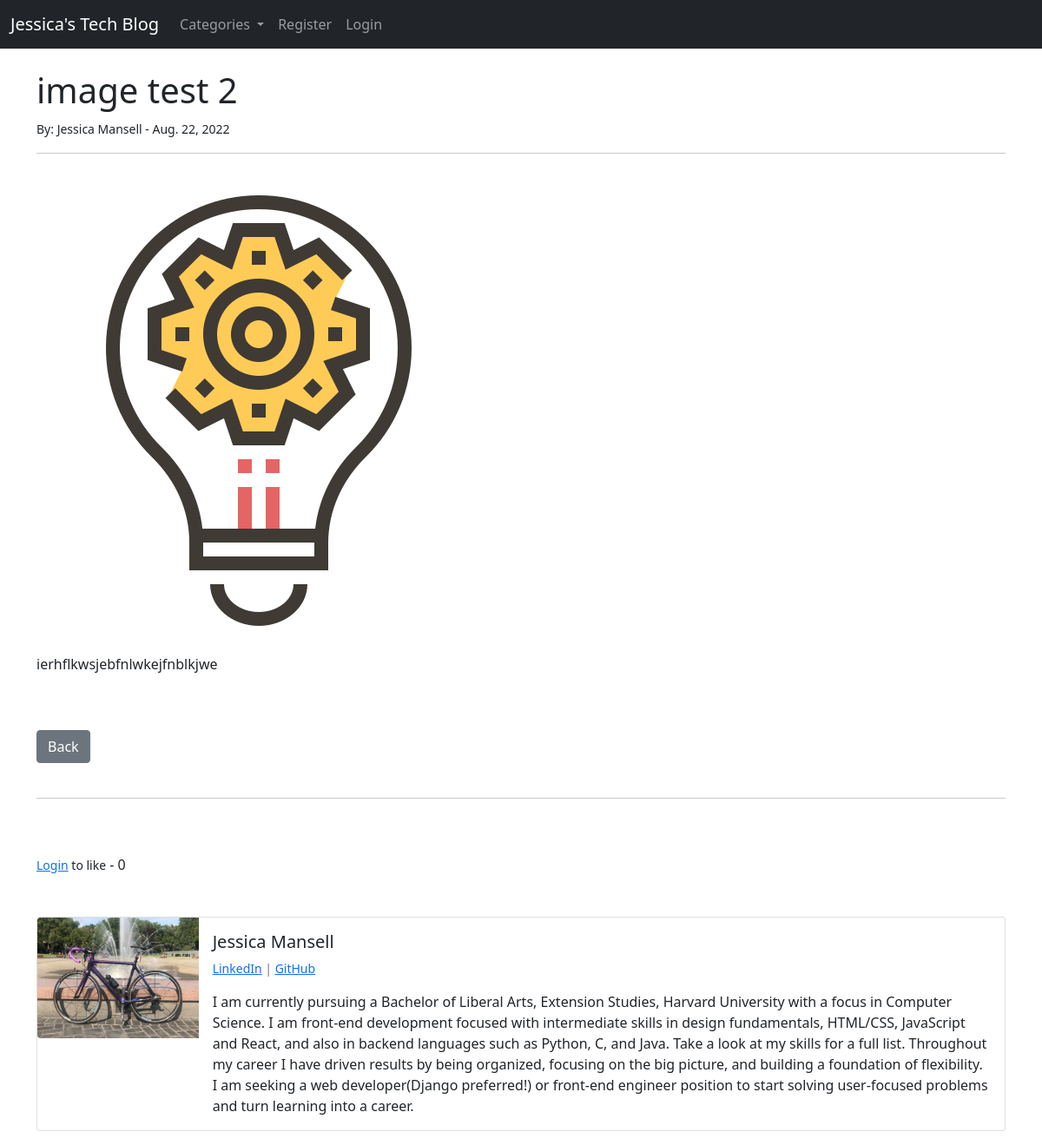
The page /article/18 on the database its author committed.
### blogsite/models.py (models this page shows, shortened)
class Post(models.Model):
    title = models.CharField(max_length=255)
    header_image = models.ImageField(null=True, blank=True, upload_to="images/")
    title_tag = models.CharField(max_length=255)
    author = models.ForeignKey(User, on_delete=models.CASCADE)
    body = RichTextField(blank=True, null=True)
    post_date = models.DateField(auto_now_add=True)
    category = models.CharField(max_length=255, default='Coding')
    snippet = models.CharField(max_length=255)
    likes = models.ManyToManyField(User, related_name='blog_posts')
    def total_likes(self):
        return self.likes.count()

class Profile(models.Model):
    user = models.OneToOneField(User, null=True, on_delete=models.CASCADE)
    bio = models.TextField()
    profile_pic = models.ImageField(null=True, blank=True, upload_to="images/profile/")
    linkedin_url = models.CharField(max_length=255, null=True, blank=True)
    github_url = models.CharField(max_length=255, null=True, blank=True)

### blogsite/views.py (the view)
# urls.py: path('article/<int:pk>', ArticleDetailView.as_view(), name="article-detail"),
class ArticleDetailView(DetailView):
    model = Post
    template_name = 'article_details.html'
    def get_context_data(self, *args, **kwargs):
        cat_menu = Category.objects.all()
        context = super(ArticleDetailView, self).get_context_data(*args, **kwargs)
        blog_stuff = get_object_or_404(Post, id=self.kwargs['pk'])
        total_likes = blog_stuff.total_likes()
        liked = False
        if blog_stuff.likes.filter(id=self.request.user.id).exists():
            liked = True
        context["cat_menu"] = cat_menu
        context["total_likes"] = total_likes
        context["liked"] = liked
        return context

### blogsite/models.py (called while the page is built)
    def __str__(self):
        return self.name

### blogsite/templates/article_details.html (shortened to what this page needs)
{% extends 'base.html' %}
{% block content %}
<h1>{{ post.title }}</h1>
<small>By: {{ post.author.first_name }}
    {{ post.author.last_name }} -
    {{ post.post_date }}
</small><br/>
<hr>
<br/>
{% if post.header_image %}
<img src="{{ post.header_image.url }}">
{% endif %}
<br/><br/>
{{ post.body|safe }}
<br/><br/>
<a href="{% url 'home' %}" class="btn btn-secondary">Back</a>
<br/><br/>
<hr>
<br/><br/>
<form action="{% url 'like_post' post.pk %}" method="POST">
{% if user.is_authenticated %}
    {% if liked %}
        <button type="submit", name="post_id", \
        value="{{ post.id }}", \
        class="btn btn-danger btn-sm">Unlike</button>
    {% else %}
        <button type="submit", name="post_id", \
        value="{{ post.id }}", \
        class="btn btn-primary btn-sm">Like</button>
    {% endif %}
{% else %}
    <small><a href="{% url 'login' %}">Login</a> to like</small>
{% endif %}
    - {{ total_likes }}
</form>
<br/>
<br/>
<div class="card mb-3">
    <div class="row g-0">
      <div class="col-md-2">
        <img src="{{ post.author.profile.profile_pic.url }}" class="img-fluid rounded-start">
      </div>
      <div class="col-md-10">
        <div class="card-body">
          <h5 class="card-title">
            {{ post.author.first_name }}
            {{ post.author.last_name }}
          </h5>
          <p class="small text-muted">
            {% if post.author.profile.linkedin_url %}
                <a href="{{ post.author.profile.linkedin_url }}">LinkedIn</a> |
            {% endif %}
            {% if post.author.profile.github_url %}
                <a href="{{ post.author.profile.github_url }}">GitHub</a>
            {% endif %}
          </p>
          <p class="card-text">
            {{ post.author.profile.bio }}
          </p>
        </div>
      </div>
    </div>
  </div>
{% endblock %}

### rows shown on the page
Post: title "image test 2", author.first_name "Jessica", author.last_name "Mansell", post_date "Aug. 22, 2022", header_image (picture), body "ierhflkwsjebfnlwkejfnblkjwe", author.profile.profile_pic (picture), author.profile.bio "I am currently pursuing a Bachelor of Liberal Arts, Extension Studies, Harvard University with a focus in Computer Science. I am front-end development focused with intermediate skills in design fundamentals, HTML/CSS, JavaScript and React, and also in backend languages such as Python, C, and Java. Take a look at my skills for a full list. Throughout my career I have driven results by being organized, focusing on the big picture, and building a foundation of flexibility. I am seeking a web developer(Django preferred!) or front-end engineer position to start solving user-focused problems and turn learning into a career."

### other values the page prints
{{ total_likes }} "0"
